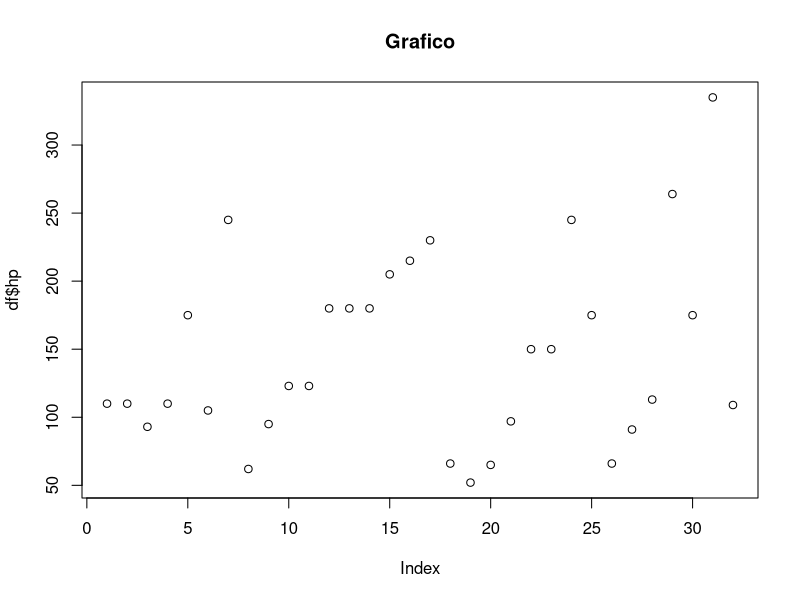

R code for this plot:
    
  # ##############################################################
  #               Taller de Github con R 
  # ##############################################################
  
  
  # Introducciona github
  # 1. Instalar Git
  # 2. Crear Repositorio desde GitHub
  # 3. Crear un Proyecto con version control (Git)
  # 4. Clonar repositorio a la computadora
  
  # Crear codigo
  df <- mtcars
  names(mtcars)
  
  summary(mtcars)
  plot(df$hp, main = "Grafico")
  
  # modificacion
  
